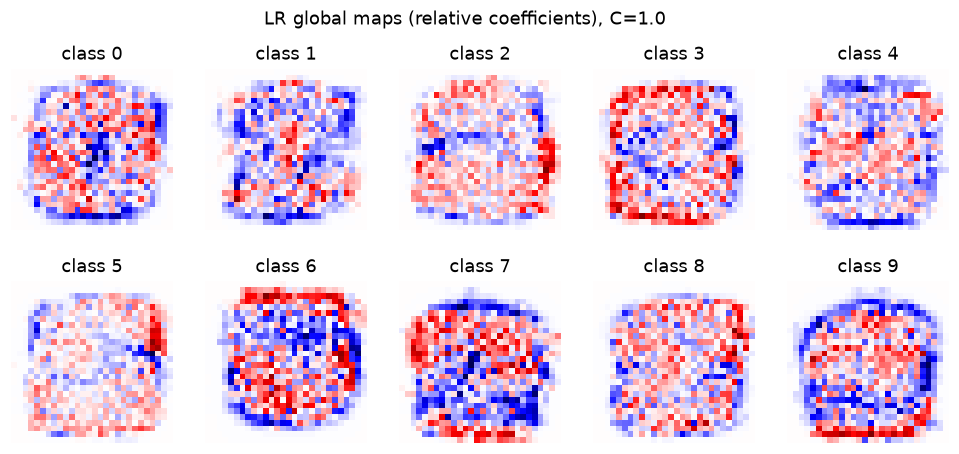

The Python source for this figure:
"""
    Plot graph on main
"""
import numpy as np
import pandas as pd
from pathlib import Path

import matplotlib.pyplot as plt
import seaborn as sns
from IPython.display import display , HTML
import torch

from sklearn.metrics import confusion_matrix
from sklearn.metrics import classification_report

from IPython.display import display, HTML

def section_display_title(title, description=""):
    html = f"""<div style="margin-top: 35px; margin-bottom: 15px; padding: 12px 16px; 
                border-left: 5px solid #1a73e8; background-color: #f1f3f4; 
                border-radius: 4px; color: #202124;">
                <h3 style="margin: 0 0 5px 0; font-family: sans-serif;">{title}</h3>
                <p style="margin: 0; font-size: 14px; color: #5f6368;">{description}</p>
            </div>
            """
    display(HTML(html))

def section_display_content(title, content_html=""):
    html = f"""
            <style>
                .xai-box table 
                {{
                    width: 100%;
                    border-collapse: collapse;
                    margin: 15px 0;
                    font-size: 14px;
                    background-color: #ffffff;
                }}
                .xai-box th, .xai-box td 
                {{
                    border: 1px solid #dadce0;
                    padding: 8px 12px;
                    text-align: left;
                }}
                .xai-box th 
                {{
                    background-color: #e8f0fe;
                    color: #1967d2;
                    font-weight: bold;
                }}
                .xai-box code 
                {{
                    background-color: #f1f3f4;
                    padding: 2px 5px;
                    border-radius: 3px;
                    font-family: monospace;
                    color: #d93025;
                }}     
            </style>

            <div class="xai-box" style="margin-top: 30px; margin-bottom: 20px; padding: 18px 22px; 
                border-left: 5px solid #1a73e8; background-color: #f8f9fa; 
                border-radius: 6px; color: #202124; font-family: sans-serif; line-height: 1.5;">
                <h3 style="margin: 0 0 12px 0; color: #1a73e8;">{title}</h3>
                <div style="font-size: 14.5px; color: #3c4043;">
                    {content_html}
                </div>
            </div>
    """
    display(HTML(html))

# --- ESEMPIO DI UTILIZZO CON IL TUO TESTO ---

descrizione_metriche = """
<p>L'obiettivo generale del codice è confrontare le spiegazioni XAI (<i>Explainable AI</i>) prodotte da diverse tecniche, esaminando due aspetti principali:</p>
<ol>
    <li><strong>Su cosa si concentrano le spiegazioni?</strong> Le mappe evidenziano effettivamente la regione occupata dalla cifra?</li>
    <li><strong>Quanto sono fedeli al modello?</strong> Se rimuovo i pixel considerati importanti, la probabilità associata alla classe spiegata diminuisce?</li>
</ol>

<table>
    <thead>
        <tr>
            <th>Metrica</th>
            <th>Domanda a cui risponde</th>
        </tr>
    </thead>
    <tbody>
        <tr>
            <td><code>mask_share</code></td>
            <td>Quanta importanza viene attribuita alla cifra?</td>
        </tr>
        <tr>
            <td><code>mask_frac</code></td>
            <td>Quanto spazio occupa la cifra?</td>
        </tr>
        <tr>
            <td><code>focus_ratio</code></td>
            <td>Quanto è concentrata l'importanza sulla cifra rispetto alla sua area?</td>
        </tr>
        <tr>
            <td><code>del_auc</code></td>
            <td>Quanto rimane alta la probabilità quando vengono rimossi i pixel importanti?</td>
        </tr>
        <tr>
            <td><code>del_gain</code></td>
            <td>Quanto è migliore la tecnica rispetto a una selezione casuale?</td>
        </tr>
        <tr>
            <td><code>agreement_spearman</code></td>
            <td>In che misura le diverse tecniche concordano tra loro?</td>
        </tr>
    </tbody>
</table>

<p>Stiamo misurando tre diverse proprietà delle spiegazioni:</p>
<ul>
    <li><strong>Localizzazione spaziale:</strong> <code>mask_share</code>, <code>focus_ratio</code></li>
    <li><strong>Fedeltà al comportamento della CNN:</strong> <code>del_auc</code>, <code>del_gain</code></li>
    <li><strong>Concordanza tra le tecniche:</strong> <code>agreement_spearman</code></li>
</ul>
<p style="margin-bottom: 0;"><em>Nota: Queste metriche non sono intercambiabili; una determinata tecnica potrebbe ottenere buoni risultati in una dimensione, ma prestazioni inferiori in un'altra.</em></p>
"""



def save_fig(fig, cfg, path: Path) -> None:
    """
         Colab (IN_NOTEBOOK=True)	
         Codespace (IN_NOTEBOOK=False)
         return None to avoid print(Figure size)
    """
    path.parent.mkdir(parents=True, exist_ok=True)
    fig.savefig(path, dpi=110, bbox_inches="tight")
    # print(f"Figure saved: {path}")

    if cfg.IN_NOTEBOOK:
        plt.tight_layout()
        plt.show()
    else:
        plt.close(fig)

    return None

def imshow(img):
    """
        Trasformazione inversa dell'immagine nello spazio dei colori.
        Faccio una trasposta nello spazio dei colori altrimenti
        l'immagine non avrà il colore corretto.
        la normalizzazione è diversa da quella sul dataset
        ma influisce solo sulla visualizzazione
    """

    # Definizione dei valori ImageNet per i 3 canali RGB
    mean = np.array([0.485, 0.456, 0.406])
    std = np.array([0.229, 0.224, 0.225])

    # Se il tensore è su GPU, lo portiamo su CPU prima di convertirlo in NumPy
    if isinstance(img, torch.Tensor):
        img = img.cpu().detach().numpy()

    # Portiamo i canali alla fine: (C, H, W) -> (H, W, C)
    # Esempio: da (3, 128, 128) diventa (128, 128, 3)
    npimg = np.transpose(img, (1, 2, 0))
    # 2. Denormalizzazione corretta: x = (y * std) + mean
    # NumPy applica automaticamente l'operazione su ogni canale lungo l'ultimo asse
    npimg = (npimg * std) + mean
    plt.imshow(npimg)

    plt.show()

def back_to_image(img):
    # Definizione dei valori ImageNet per i 3 canali RGB
    mean = np.array([0.485, 0.456, 0.406])
    std = np.array([0.229, 0.224, 0.225])

    # Se il tensore è su GPU, lo portiamo su CPU prima di convertirlo in NumPy
    if isinstance(img, torch.Tensor):
        img = img.cpu().detach().numpy()

    # 1. Portiamo i canali alla fine: (C, H, W) -> (H, W, C)
    # Esempio: da (3, 128, 128) diventa (128, 128, 3)
    npimg = np.transpose(img, (1, 2, 0))

    # 2. Denormalizzazione corretta: x = (y * std) + mean
    # NumPy applica automaticamente l'operazione su ogni canale lungo l'ultimo asse
    npimg = (npimg * std) + mean

    # 3. Clip per evitare che imprecisioni nei float uscano dal range valido [0, 1] per matplotlib
    npimg = np.clip(npimg, 0, 1)

    return npimg

def plot_predict_info(y_true_,
                      y_pred_, 
                      title , 
                      str_train_test,
                      cfg,
                      suffix_file):
    """
         Plot Confusion Matrix Table
         Classification Report
         BarPlot F1_score
         suffix_file -> lr or cnn
    """

    

    # confusion_matrix
    cm = confusion_matrix(y_true_,y_pred_)

    fig, ax = plt.subplots(figsize=(7, 5))
    # ax=ax associates heatmap to axis
    sns.heatmap(cm, annot=True, fmt="d", cmap="Blues", cbar=False , ax=ax)
    ax.set_xlabel('Predicted ' + str_train_test)
    ax.set_ylabel('True ' + str_train_test)
    ax.set_title(title + str_train_test)
    
    save_fig(fig,cfg,Path(cfg.OUTPUT_DIR) / f"confusion_matrix_{suffix_file}_{str_train_test}.png")

    # Classification report
    class_labels = list(range(cfg.NUM_CLASSES))

    report = classification_report( y_true_,
                                    y_pred_,
                                    labels=class_labels,
                                    target_names=[str(i) for i in class_labels],
                                    output_dict=True,
                                    zero_division=0
                                )

    df_report = pd.DataFrame(report).T
    print(df_report.round(4))

    # Extraction f1 scores from report
    f1_scores = [ report[str(i)]["f1-score"]
                    for i in class_labels
                ]

    # Order class for F1-score ascending
    sorted_indices = np.argsort(f1_scores)

    class_labels_sorted = [str(class_labels[i]) for i in sorted_indices]
    f1_scores_sorted = [f1_scores[i] for i in sorted_indices]


    # plot bar
    fig, ax = plt.subplots(figsize=(9, 5))

    bars = plt.bar(class_labels_sorted,
                    f1_scores_sorted,
                    color="steelblue",
                    edgecolor="black"
                )

    ax.set_xlabel("MNIST Class (digit)")
    ax.set_ylabel("F1-score")
    ax.set_title(f"F1-score for class - {title} {str_train_test}")
    ax.set_xticks(class_labels)
    ax.set_ylim(0, 1.05)
    ax.grid(axis="y", linestyle="--", alpha=0.4)

    # Numeric Value upon the bars
    ax.bar_label(bars, fmt="%.3f", padding=3)
    save_fig(fig,cfg,Path(cfg.OUTPUT_DIR) / f"f1_score_{suffix_file}_{str_train_test}.png")

def plot_logistic_graph(model_,cfg , out_dir , c ):
    out_dir_path = Path(out_dir)  # Converte la stringa in Path

    # The matrix model_.coef_ has the next shape [10 ,784]:
    # so 10 classes = digits and 784 pixels for every classes
    # Every element is a coefficient w  learned from model.
    # The model use these coefficients to get the score for each classes.

    # È la differenza tra il coefficiente di ciascuna classe
    # e la media dei coefficienti dello stesso pixel calcolata su tutte le classi.
    # Per mettere in evidenza ciò che distingue una classe dalle altre,
    # anziché mostrare semplicemente il coefficiente originale.
    # Un valore positivo indica un coefficiente superiore alla media delle classi per quel pixel;
    # un valore negativo indica un coefficiente inferiore.
    rel = model_.coef_ - model_.coef_.mean(axis=0, keepdims=True)

    # 2d-matrix with single graph
    # axes[0,0], axes[0,1], ..., axes[0,4],
    # axes[1,0], axes[1,1], ..., axes[1,4]
    fig, axes = plt.subplots(2, 5, figsize=(11, 4.6))

    # axes.ravel() convert 2d-matrix in a 1d-array , reading
    # elements from left to right from top to bottom .
    # loop1: k = 0 e ax is the first graph at top left side
    # loop2: k = 1 e ax is the second graph and so on .
    for k, ax in enumerate(axes.ravel()):

        # rel[k] seleziona tutti i coefficienti relativi della classe k: nel nostro esempio, 784 valori=pixels.
        # np.abs(rel[k]) calcola il valore assoluto di ciascun coefficiente. Per esempio, -0.7 diventa 0.7.
        # .max() trova il valore assoluto più grande tra tutti i pixel di quella classe.
        a = max(np.abs(rel[k]).max(), 1e-12)

        # Con reshape i pixel da 1d-array sono disposti in a 2d matrix,
        # che può essere rappresentata come un'immagine.
        ax.imshow(rel[k].reshape(cfg.IMAGE_SIZE, cfg.IMAGE_SIZE), cmap="seismic", vmin=-a, vmax=a)
        ax.set_title(f"class {k}")
        ax.axis("off")

    fig.suptitle(f"LR global maps (relative coefficients), C={c}")
    save_fig(fig,cfg,Path(cfg.OUTPUT_DIR) / "phase0_lr_global_maps.png")
    # save_fig(fig, cfg, out_dir_path)

def plot_quadrants_info(out_path , counts_info):
    """
        quadrants plot graph
    """
    names = list(counts_info)
    candidati = [counts_info[n]["candidati"] for n in names]
    selezionati = [counts_info[n]["selezionati"] for n in names]

    x = np.arange(len(names))
    width = 0.35

    fig, ax = plt.subplots(figsize=(9, 5))

    ax.bar(x - width/2, candidati, width, label="Immagini disponibili")
    ax.bar(x + width/2, selezionati, width, label="Immagini selezionate")

    ax.set_xticks(x)
    ax.set_xticklabels(names, rotation=15)
    ax.set_ylabel("Numero immagini")
    ax.set_title("Distribuzione delle immagini nei quattro quadranti")
    ax.legend()

    fig.tight_layout()
    fig.savefig(out_path / "quadrants_distribution.png", dpi=150)
    plt.close(fig)
